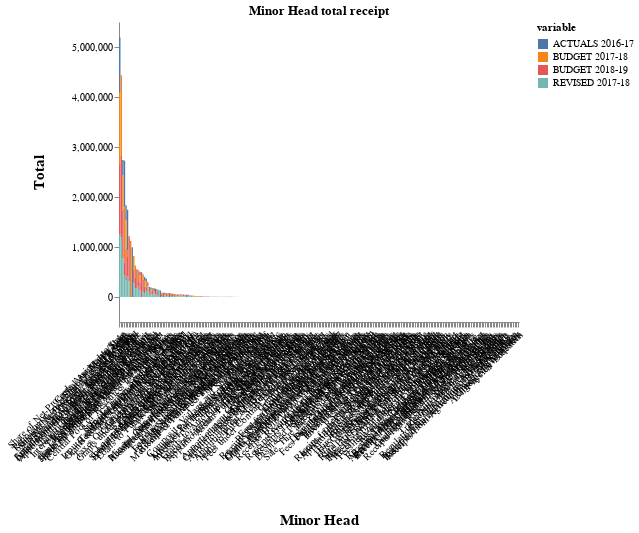

Notebook source saved alongside this figure:
### Code cell
df = pd.DataFrame({
    'index': groupby_Minor['Minor Head'],
    'BUDGET 2018-19': groupby_Minor['BUDGET 2018-19'],
    'REVISED 2017-18' : groupby_Minor['REVISED 2017-18'],
    'BUDGET 2017-18': groupby_Minor['BUDGET 2017-18'],
    'ACTUALS 2016-17': groupby_Minor['ACTUALS 2016-17']
})

alt.Chart(df.melt('index')).mark_bar().encode(
    alt.X('index:N', axis=alt.Axis(title='Minor Head'), sort = alt.EncodingSortField(field = 'value',op = 'sum', order = 'descending')),
    alt.Y('value:Q', axis=alt.Axis(title='Total', grid=False)),
    color=alt.Color('variable:N'),
    tooltip=['value:Q', 'index:N', 'variable:N']
   
).configure_view(
    stroke='transparent'
    
).configure_axisX(
     labelAngle = 315,
    titlePadding = 50,
    titleFontSize = 15
    
).configure_axisY(
    titlePadding = 25,
    titleFontSize = 15
).properties(
    title='Minor Head total receipt').interactive()

### Figure 1 — Vega-Lite specification as saved in the notebook (floating-point values rounded to 4 significant figures; data arrays with more than 128 entries replaced by an {"elided": "..."} marker saying what was removed)
{"$schema": "https://vega.github.io/schema/vega-lite/v2.6.0.json", "config": {"axisX": {"labelAngle": 315, "titleFontSize": 15, "titlePadding": 50}, "axisY": {"titleFontSize": 15, "titlePadding": 25}, "view": {"height": 300, "stroke": "transparent", "width": 400}}, "data": {"name": "data-2692977ed17c8e4ac2801e3794fd2f7e"}, "datasets": {"data-2692977ed17c8e4ac2801e3794fd2f7e": {"elided": "1028 records"}}, "encoding": {"color": {"field": "variable", "type": "nominal"}, "tooltip": [{"field": "value", "type": "quantitative"}, {"field": "index", "type": "nominal"}, {"field": "variable", "type": "nominal"}], "x": {"axis": {"title": "Minor Head"}, "field": "index", "sort": {"field": "value", "op": "sum", "order": "descending"}, "type": "nominal"}, "y": {"axis": {"grid": false, "title": "Total"}, "field": "value", "type": "quantitative"}}, "mark": "bar", "selection": {"selector059": {"bind": "scales", "encodings": ["x", "y"], "mark": {"fill": "#333", "fillOpacity": 0.125, "stroke": "white"}, "on": "[mousedown, window:mouseup] > window:mousemove!", "resolve": "global", "translate": "[mousedown, window:mouseup] > window:mousemove!", "type": "interval", "zoom": "wheel!"}}, "title": "Minor Head total receipt"}
